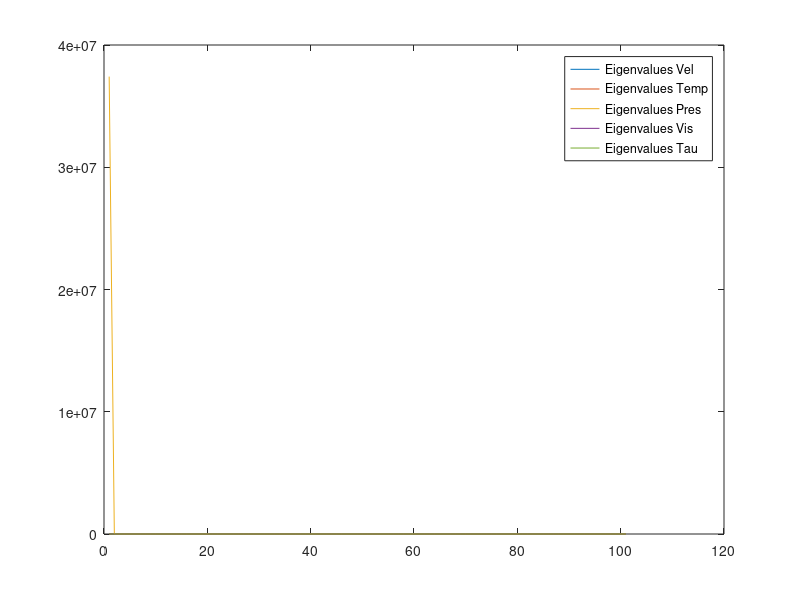

Recreate this plot in MATLAB.
 %% Cargar datos

ErrorVelRelSnap = load('ErrorVelRelSnap_out.txt');
ErrorTempRelSnap = load('ErrorTempRelSnap_out.txt');
ErrorPresRelSnap = load('ErrorPresRelSnap_out.txt');
ErrorNusRelSnap = load('ErrorNusRelSnap_out.txt');
autVis = load('AutovaloresVis.txt');
autVel = load('AutovaloresVel.txt');
autTemp = load('AutovaloresTemp.txt');
autTau = load('AutovaloresTau.txt');
autPres = load('AutovaloresPres.txt');

Ramin = 1.e3;
Ramax = 1.e5;

for i=1:101
    vRa(i) = Ramin+(i-1)*(Ramax-Ramin)/(101);
end

r = 1:1:101;

%% Graficas


%autovalores
figure 
plot(r,autVel,r,autTemp,r,autPres,r,autVis,r,autTau)
legend('Eigenvalues Vel','Eigenvalues Temp', 'Eigenvalues Pres', 'Eigenvalues Vis', 'Eigenvalues Tau')

% 
% %Errores snapshots
% 
% figure
% plot(vRa,ErrorVelRelSnap)
% title('Velocity relative error')
% xlabel('Rayleigh')
% legend('$\|u_h - u_r \|^2_{L^2} / \|u_h\|^2_{L^2}$','Interpreter','latex')
% 
% figure
% plot(vRa,ErrorTempRelSnap)
% title('Temperature relative error')
% xlabel('Rayleigh')
% legend('$\|t_h - t_r \|^2_{L^2} / \|t_h\|^2_{L^2}$','Interpreter','latex')
% 
% figure
% plot(vRa,ErrorPresRelSnap)
% title('Pressure relative error')
% xlabel('Rayleigh')
% legend('$\|p_h - p_r \|^2_{L^2} / \|p_h\|^2_{L^2}$','Interpreter','latex')
% 
% figure
% plot(vRa,ErrorNusRelSnap)
% xlabel('Rayleigh')
% title('Average Nusselt number relative error')
